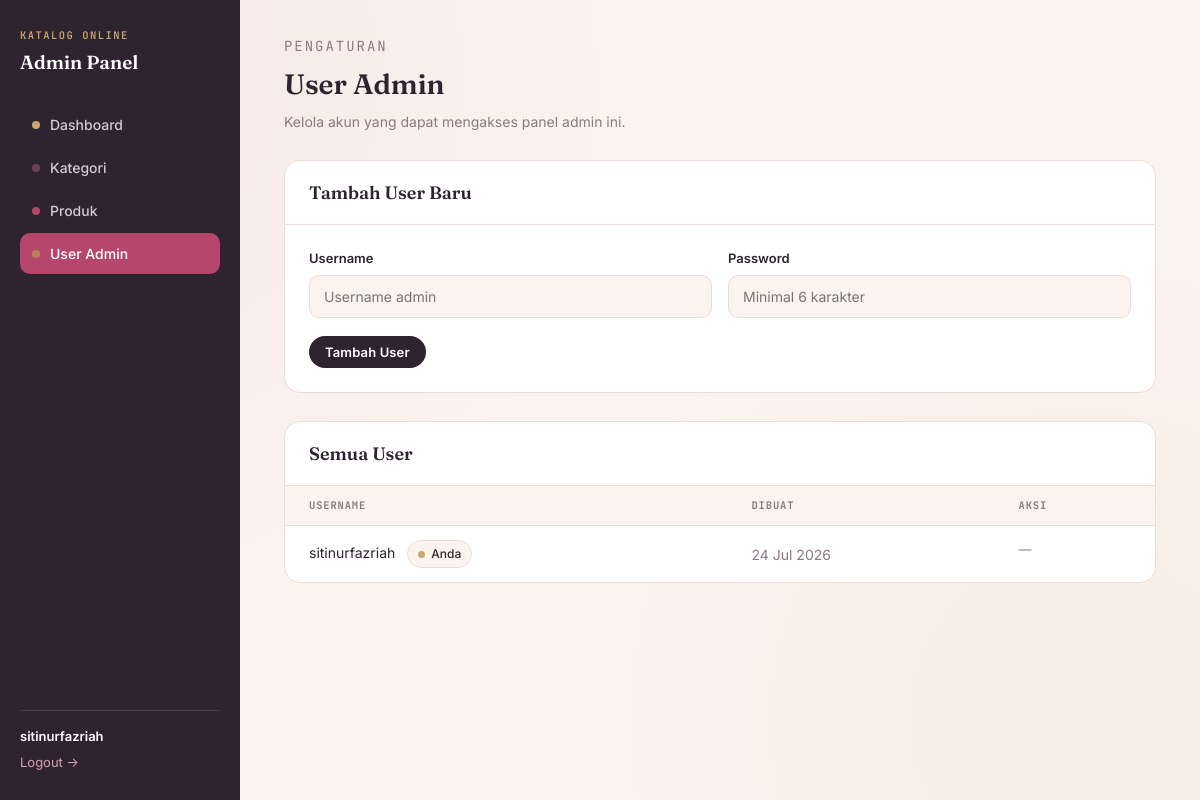
Screenshot of /user.php (signed in) with the database file from the repository.
### tables this page shows
CREATE TABLE IF NOT EXISTS users (
    id INT AUTO_INCREMENT PRIMARY KEY,
    username VARCHAR(50) NOT NULL UNIQUE,
    password VARCHAR(255) NOT NULL,
    created_at TIMESTAMP DEFAULT CURRENT_TIMESTAMP
);

### user.php (the view, shortened to what this page needs)
<?php
require_once __DIR__ . '/../includes/auth.php';
$users = mysqli_query($conn, "SELECT id, username, created_at FROM users ORDER BY created_at DESC");
?>
<!DOCTYPE html>
<html lang="id">
<head>
    <link rel="stylesheet" href="../assets/css/style.css">
</head>
<body>
    <div class="admin-shell">
        <?php include __DIR__ . '/../includes/sidebar.php'; ?>
        <main class="admin-main">
            <div class="admin-header">
                <div>
                    <p class="eyebrow">Pengaturan</p>
                    <h1>User Admin</h1>
                    <p>Kelola akun yang dapat mengakses panel admin ini.</p>
                </div>
            </div>
            <div class="panel">
                <div class="panel-header">
                    <h3>Tambah User Baru</h3>
                </div>
                <div style="padding:24px;">
                    <form method="post" action="user.php">
                        <div class="form-row">
                            <div class="field-group">
                                <label>Username</label>
                                <input type="text" name="username" placeholder="Username admin" required>
                            </div>
                            <div class="field-group">
                                <label>Password</label>
                                <input type="password" name="password" placeholder="Minimal 6 karakter" required>
                            </div>
                        </div>
                        <div class="form-actions" style="margin-top:0;">
                            <button type="submit" class="btn btn-sm">Tambah User</button>
                        </div>
                    </form>
                </div>
            </div>
            <div class="panel">
                <div class="panel-header">
                    <h3>Semua User</h3>
                </div>
                <table class="admin-table">
                    <thead>
                        <tr>
                            <th>Username</th>
                            <th>Dibuat</th>
                            <th>Aksi</th>
                        </tr>
                    </thead>
                    <tbody>
                        <?php while ($row = mysqli_fetch_assoc($users)): ?>
                            <tr>
                                <td>
                                    <?= htmlspecialchars($row['username']) ?>
                                    <?php if ($row['id'] == $_SESSION['user_id']): ?>
                                        <span class="badge" style="margin-left:8px;"><span class="dot" style="background:var(--gold)"></span>Anda</span>
                                    <?php endif; ?>
                                </td>
                                <td class="muted"><?= date('d M Y', strtotime($row['created_at'])) ?></td>
                                <td class="actions-cell">
                                    <?php if ($row['id'] != $_SESSION['user_id']): ?>
                                        <a href="user.php?hapus=<?= $row['id'] ?>" class="btn btn-danger btn-sm"
                                           onclick="return confirm('Hapus user ini?');">Hapus</a>
                                    <?php else: ?>
                                        <span class="muted" style="font-size:13px;">—</span>
                                    <?php endif; ?>
                                </td>
                            </tr>
                        <?php endwhile; ?>
                    </tbody>
                </table>
            </div>
        </main>
    </div>
</body>
</html>

### style.css (style rules this page uses)
:root { --bg: #FBF3EF; --surface: #FFFFFF; --ink: #2E2430; --muted: #8B7A85; --line: #EBDCD6; --accent: #B5476C; --accent-dark: #8C3555; --gold: #C9A66B; --swatch-baju: #D9A5B3; --swatch-tas: #B98357; --swatch-sepatu: #6B4357; --swatch-aksesoris: #C9A66B; --swatch-kosmetik: #B5476C; --font-display: 'Fraunces', Georgia, serif; --font-body: 'Inter', -apple-system, sans-serif; --font-mono: 'JetBrains Mono', ui-monospace, monospace; }
* { box-sizing: border-box; }
html, body { margin: 0; padding: 0; min-height: 100%; }
body { font-family: var(--font-body); background: var(--bg); color: var(--ink); line-height: 1.5; background-image: radial-gradient(circle at 10% 10%, rgba(181, 71, 108, 0.06), transparent 40%), radial-gradient(circle at 90% 90%, rgba(201, 166, 107, 0.08), transparent 40%); background-attachment: fixed; }
.eyebrow { font-family: var(--font-mono); font-size: 11px; letter-spacing: 0.14em; text-transform: uppercase; color: var(--gold); margin: 0 0 14px; }
.btn { display: inline-flex; align-items: center; justify-content: center; gap: 8px; padding: 13px 30px; background: var(--ink); color: #fff; border: none; border-radius: 999px; font-family: var(--font-body); font-weight: 600; font-size: 14.5px; letter-spacing: 0.01em; cursor: pointer; transition: transform 0.15s ease, background 0.15s ease; }
.admin-shell { min-height: 100vh; display: grid; grid-template-columns: 240px 1fr; }
.admin-main { padding: 36px 44px; }
.admin-header { display: flex; align-items: flex-end; justify-content: space-between; gap: 16px; margin-bottom: 28px; flex-wrap: wrap; }
.admin-header .eyebrow { margin: 0 0 6px; }
.admin-header h1 { font-family: var(--font-display); font-weight: 600; font-size: 28px; margin: 0; color: var(--ink); }
.admin-header p { color: var(--muted); font-size: 14px; margin: 6px 0 0; }
.panel { background: var(--surface); border: 1px solid var(--line); border-radius: 16px; overflow: hidden; margin-bottom: 28px; }
.panel-header { display: flex; align-items: center; justify-content: space-between; gap: 12px; padding: 18px 24px; border-bottom: 1px solid var(--line); flex-wrap: wrap; }
.panel-header h3 { font-family: var(--font-display); font-weight: 600; font-size: 18px; margin: 0; }
.admin-table { width: 100%; border-collapse: collapse; font-size: 14px; }
.admin-table th { text-align: left; font-family: var(--font-mono); font-size: 10.5px; letter-spacing: 0.08em; text-transform: uppercase; color: var(--muted); padding: 12px 24px; background: var(--bg); border-bottom: 1px solid var(--line); }
.admin-table td { padding: 14px 24px; border-bottom: 1px solid var(--line); vertical-align: middle; }
.admin-table tr:last-child td { border-bottom: none; }
.admin-table .muted { color: var(--muted); }
.admin-table .actions-cell { display: flex; gap: 8px; }
.badge { display: inline-flex; align-items: center; gap: 6px; padding: 4px 10px; border-radius: 999px; font-size: 12px; font-weight: 500; background: var(--bg); color: var(--ink); border: 1px solid var(--line); }
.badge .dot { width: 7px; height: 7px; border-radius: 50%; }
.field-group { margin-bottom: 18px; }
.field-group label { display: block; font-size: 13px; font-weight: 600; color: var(--ink); margin-bottom: 6px; }
.field-group input[type="text"], .field-group input[type="password"], .field-group input[type="file"], .field-group select, .field-group textarea { width: 100%; padding: 12px 14px; border: 1px solid var(--line); border-radius: 10px; background: var(--bg); font-family: var(--font-body); font-size: 14px; color: var(--ink); transition: border-color 0.15s ease, background 0.15s ease; }
.form-row { display: grid; grid-template-columns: 1fr 1fr; gap: 16px; }
.form-actions { display: flex; gap: 10px; margin-top: 22px; }
.btn-sm { padding: 8px 16px; font-size: 13px; }

### rows the page displays
users: username "sitinurfazriah", shows "Anda", created_at "24 Jul 2026"

### other values shown
$_SESSION['username'] "sitinurfazriah"
